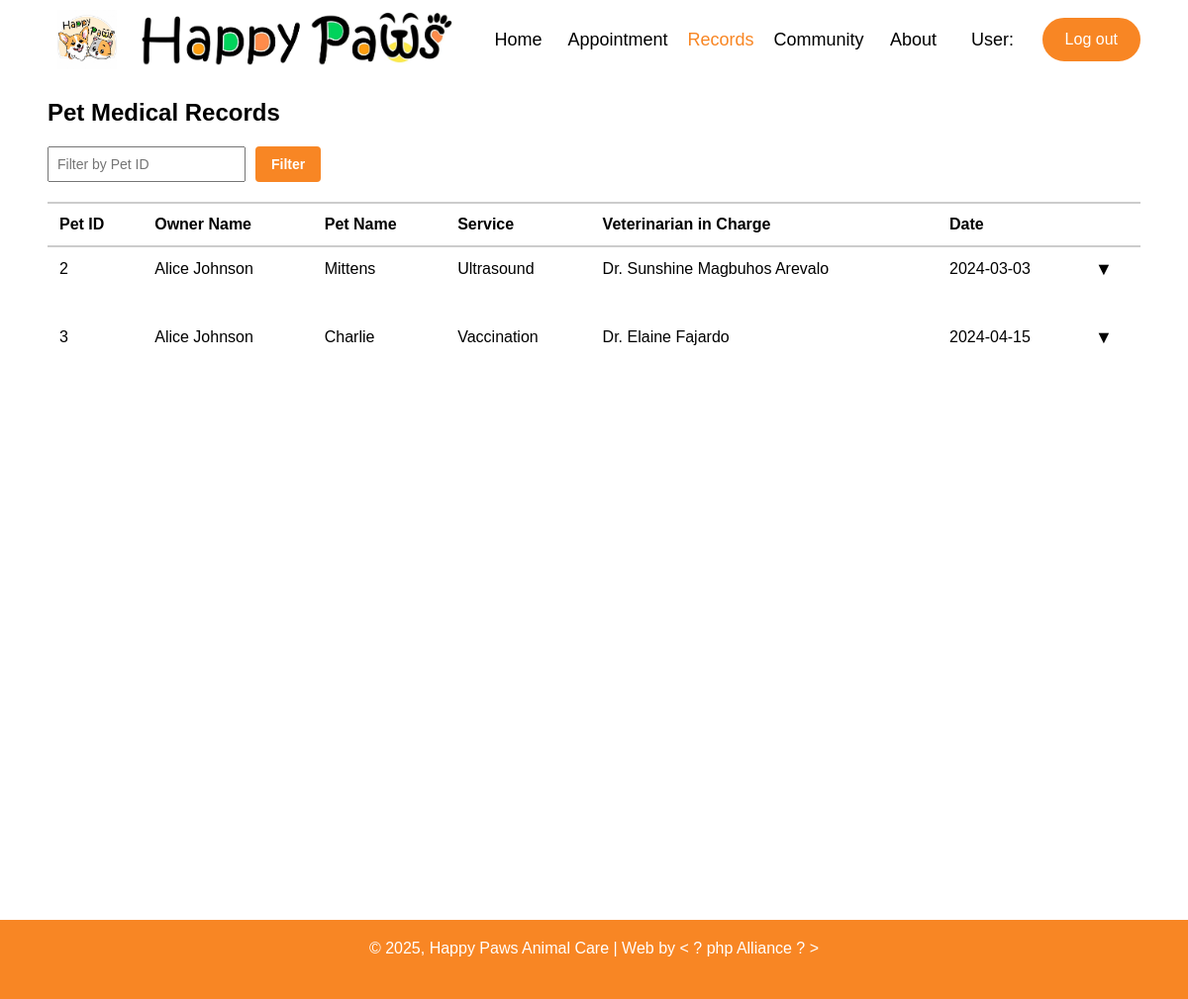
/records.php (signed in), run on the app's committed database.
### tables this page shows
CREATE TABLE IF NOT EXISTS records (
    id INT AUTO_INCREMENT PRIMARY KEY,
    user_id INT NOT NULL,
    pet_id INT NOT NULL,
    service VARCHAR(100) NOT NULL,
    vet_in_charge VARCHAR(100) NOT NULL,
    visit_date DATE NOT NULL,
    detailed_report LONGTEXT,
    FOREIGN KEY (pet_id) REFERENCES pets(id) ON DELETE CASCADE,
    FOREIGN KEY (user_id) REFERENCES users(id) ON DELETE CASCADE
);

CREATE TABLE IF NOT EXISTS pets (
    id INT AUTO_INCREMENT PRIMARY KEY,
    user_id INT NOT NULL,
    name VARCHAR(50) NOT NULL,
    type VARCHAR(20) NOT NULL,
    FOREIGN KEY (user_id) REFERENCES users(id) ON DELETE CASCADE
);

### records.php (the view, shortened to what this page needs)
<?php
include("includes/header.php");
$mysqli = new mysqli("localhost", "root", "", "happy_paws");
$filter = isset($_GET['pet_id']) && $_GET['pet_id'] !== '' ? (int)$_GET['pet_id'] : null;
$user_id = $_SESSION['user_id'];
$role = $_SESSION['role'];
$query = "
    SELECT
        records.*,
        pets.name AS pet_name,
        CONCAT(users.fname, ' ', users.lname) AS owner_name
    FROM records
    JOIN pets ON records.pet_id = pets.id
    JOIN users ON records.user_id = users.id
";
if ($role !== 'admin') {
    $query .= " WHERE records.user_id = $user_id";
} else {
    if ($filter) {
        $query .= " WHERE records.pet_id = $filter";
    }
}
$result = $mysqli->query($query);
?>
<!DOCTYPE html>
<html>
<head>
    <link id="stylesheet" rel="stylesheet" href="css/hahastyle.css">
</head>
<body>
    <div class="page-wrapper">
        <main class="container">
            <h2>Pet Medical Records</h2>
            <?php $missing = $result && $result->num_rows > 0; ?>
            <?php if ($missing): ?>
                <form class="filter-form" method="GET" action="">
                    <div class="filter-buttons">
                        <input type="number" name="pet_id" placeholder="Filter by Pet ID" value="<?= htmlspecialchars($filter) ?>">
                        <button type="submit" class="filter-btn">Filter</button>
                    </div>
                </form>
            <?php endif; ?>
            <?php if ($missing): ?>
                <table>
                    <thead>
                        <tr>
                            <th>Pet ID</th>
                            <th>Owner Name</th>
                            <th>Pet Name</th>
                            <th>Service</th>
                            <th>Veterinarian in Charge</th>
                            <th>Date</th>
                            <th></th>
                        </tr>
                    </thead>
                    <tbody>
                        <?php while ($row = $result->fetch_assoc()): ?>
                            <tr>
                                <td><?= htmlspecialchars($row['pet_id']) ?></td>
                                <td><?= htmlspecialchars($row['owner_name']) ?></td>
                                <td><?= htmlspecialchars($row['pet_name']) ?></td>
                                <td><?= htmlspecialchars($row['service']) ?></td>
                                <td><?= htmlspecialchars($row['vet_in_charge']) ?></td>
                                <td><?= htmlspecialchars($row['visit_date']) ?></td>
                                <td class="toggle-arrow" onclick="toggleDetails(this)">&#x25BC;</td>
                            </tr>
                            <tr class="details-row">
                                <td colspan="7">
                                </td>
                            </tr>
                        <?php endwhile; ?>
                    </tbody>
                </table>
            <?php endif; ?>
        </main>
    </div>
    <?php include_once("includes/footer.php"); ?>
</body>
</html>

### css/hahastyle.css (style rules this page uses)
* { box-sizing: border-box; }
body { margin: 0; font-family: sans-serif; }
.container { width: 92%; margin: auto; height: 100%; }
html, body { height: 100%; margin: 0; }
.page-wrapper { display: flex; flex-direction: column; min-height: 100vh; }
.page-wrapper > main { flex: 1; }
.filter-form { margin-bottom: 20px; }
input[type="number"] { padding: 8px; font-size: 14px; width: 200px; }
button { padding: 8px 12px; background-color: #f88624; border: none; color: white; cursor: pointer; }
table { width: 100%; border-collapse: collapse; background-color: white; }
thead th { text-align: left; padding: 12px; border-top: 2px solid #ccc; border-bottom: 2px solid #ccc; }
tbody td { padding: 12px; border: none; }
.toggle-arrow { cursor: pointer; font-size: 18px; }
.filter-buttons { display: flex; gap: 10px; }
.filter-btn { background-color: #f88624; border: none; color: white; padding: 8px 16px; cursor: pointer; border-radius: 4px; text-decoration: none; font-weight: bold; transition: background-color 0.3s; }
.filter-btn, .reset-btn { font-family: inherit; font-size: 14px; font-weight: bold; }

### data on the page
records: pet "2", owner_name "Alice Johnson", pet.name "Mittens", service "Ultrasound", vet_in_charge "Dr. Sunshine Magbuhos Arevalo", visit_date "2024-03-03"
records: pet "3", owner_name "Alice Johnson", pet.name "Charlie", service "Vaccination", vet_in_charge "Dr. Elaine Fajardo", visit_date "2024-04-15"
